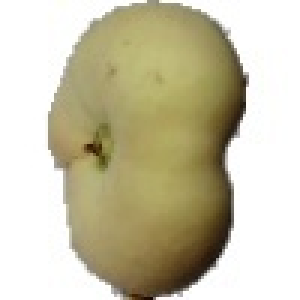
#> input picture fruit/fruit_0012.jpg, 100 x 100 px (shown 3 times larger); its folder holds 4 pictures in this run
$ python lab3.py
#> lines starting #> are read from the running program, lines starting #| are printed output that depends on the picture; after the words box and inside, x2 and y2 are one past the last pixel; in counts of white or black regions, pixels touching at a corner belong together; pictures that were not available may be replaced by others from this repository, and a replacement may not be noted
import cv2
import numpy as np
import matplotlib
matplotlib.use('Agg')
import matplotlib.pyplot as plt
import os

class GaussianBayesClassifier:
    def __init__(self):
        self.classes = np.array([0, 1])
        self.means   = {}
        self.covs    = {}
        self.priors  = {}

    def fit(self, X, y):
        N = len(y)
        for c in self.classes:
            X_c = X[y == c]
            self.means[c]  = np.mean(X_c, axis=0)
            cov = np.cov(X_c, rowvar=False)
            self.covs[c]   = np.atleast_2d(cov) + 1e-6 * np.eye(2)
            self.priors[c] = len(X_c) / N

    def _gaussian_pdf(self, X, mean, cov):
        D = X.shape[1]
        norm = 1.0 / np.sqrt(((2 * np.pi) ** D) * np.linalg.det(cov))
        diff = X - mean
        maha = np.sum(np.dot(diff, np.linalg.inv(cov)) * diff, axis=1)
        return norm * np.exp(-0.5 * maha)

    def predict(self, X):
        posts = np.zeros((len(X), 2))
        for idx, c in enumerate(self.classes):
            posts[:, idx] = self._gaussian_pdf(X, self.means[c], self.covs[c]) * self.priors[c]
        return np.argmax(posts, axis=1)


class LinearDiscriminantClassifier:
    def __init__(self):
        self.means   = {}   # mu_i per class
        self.priors  = {}   # P(omega_i)
        self.sigma2  = None
        self.w_vecs  = {}   # w_i = mu_i / sigma^2
        self.w_bias  = {}   # w_i0

    def fit(self, X, y):
        classes = np.unique(y)
        N = len(y)

        # class means and priors
        for c in classes:
            X_c = X[y == c]
            self.means[c]  = np.mean(X_c, axis=0)
            self.priors[c] = len(X_c) / N

        pooled_var = 0.0
        for c in classes:
            X_c = X[y == c]
            pooled_var += np.sum((X_c - self.means[c]) ** 2)
        self.sigma2 = pooled_var / (N * X.shape[1])  # scalar σ²

        # w_i and w_i0 for each class
        for c in classes:
            mu = self.means[c]
            self.w_vecs[c] = mu / self.sigma2
            self.w_bias[c] = (-0.5 / self.sigma2) * (mu @ mu) + np.log(self.priors[c])

    def _discriminant(self, X, c):
        return X @ self.w_vecs[c] + self.w_bias[c]

    def predict(self, X):
        g0 = self._discriminant(X, 0)
        g1 = self._discriminant(X, 1)
        # classify as class 1 if g1 > g0, else class 0
        return (g1 > g0).astype(int)

    @property
    def w(self):
        return self.w_vecs[1] - self.w_vecs[0]

    @property
    def b(self):
        return self.w_bias[1] - self.w_bias[0]

    def decision_boundary_x2(self, x1_vals):
        w = self.w
        if abs(w[1]) < 1e-10:
            return None
        return -(w[0] * x1_vals + self.b) / w[1]


def evaluate(y_true, y_pred):
    acc = np.mean(y_true == y_pred)
    tp = np.sum((y_true == 1) & (y_pred == 1))
    tn = np.sum((y_true == 0) & (y_pred == 0))
    fp = np.sum((y_true == 0) & (y_pred == 1))
    fn = np.sum((y_true == 1) & (y_pred == 0))
    cm = np.array([[tn, fp], [fn, tp]])
    return acc, cm


if __name__ == '__main__':

    base_dir = os.path.dirname(os.path.dirname(os.path.abspath(__file__)))
    dir0 = os.path.join(base_dir, 'fruit')   # class 0
    dir1 = os.path.join(base_dir, 'dog')      # class 1
    class_names = ['Fruit', 'Dog']

    # Feature extraction
    X_all, y_all = [], []
    for label, directory in [(0, dir0), (1, dir1)]:
        files = sorted(f for f in os.listdir(directory)
                       if f.lower().endswith(('.jpg', '.jpeg', '.png')))
        for fname in files:
            img = cv2.imread(os.path.join(directory, fname), cv2.IMREAD_GRAYSCALE)
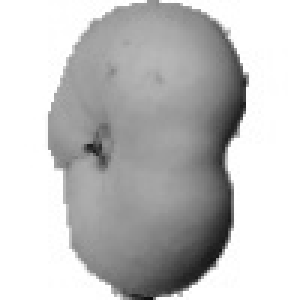
#> img: shape (100, 100) (shown 3 times larger); min 8, max 255, mean 194.4
            X_all.append([np.mean(img), np.std(img)])
            y_all.append(label)

    X = np.array(X_all, dtype=np.float64)
    y = np.array(y_all)

    # Train / Test split
    np.random.seed(42)
    idx   = np.random.permutation(len(X))
    split = int(0.8 * len(X))
    X_train, X_test = X[idx[:split]], X[idx[split:]]
    y_train, y_test = y[idx[:split]], y[idx[split:]]

    lda   = LinearDiscriminantClassifier()
    bayes = GaussianBayesClassifier()
    lda.fit(X_train, y_train)
    bayes.fit(X_train, y_train)

    lda_pred   = lda.predict(X_test)
    bayes_pred = bayes.predict(X_test)

    lda_acc,   lda_cm   = evaluate(y_test, lda_pred)
    bayes_acc, bayes_cm = evaluate(y_test, bayes_pred)


    print(f"{'Linear Discriminant (LDA)':<28} {lda_acc*100:>9.2f}%")
    print(f"{'Gaussian Bayes':<28} {bayes_acc*100:>9.2f}%")

    print("\nLDA Confusion Matrix:")
    print(f"  {lda_cm}")
    print("\nGaussian Bayes Confusion Matrix:")
    print(f"  {bayes_cm}")

    print("\nGaussian Parameters")
    for c, name in enumerate(class_names):
        prior = bayes.priors[c]
        mean  = bayes.means[c]
        var   = np.diag(bayes.covs[c])
        print(f"\n{name}")
        print(f"  Prior    : {prior:.3f}")
        print(f"  Mean     : {mean}")
        print(f"  Variance : {var}")

    print("\nLDA Parameters")
    print(f"  Shared variance σ²  : {lda.sigma2:.4f}")
    for c, name in enumerate(class_names):
        print(f"\n  Class {name}")
        print(f"    w_{c}   = μ_{c}/σ²  : {lda.w_vecs[c]}")
        print(f"    w_{c}0  = bias     : {lda.w_bias[c]:.4f}")
    print(f"\n  Boundary (w1-w2)     : {lda.w}")
    print(f"  Boundary offset      : {lda.b:.4f}")

    fig, axes = plt.subplots(1, 2, figsize=(14, 6))
    fig.suptitle('Decision Boundaries: LDA vs Gaussian Bayes Classifier',
                 fontsize=14, fontweight='bold', y=1.01)

    x1_min, x1_max = X[:, 0].min() - 5, X[:, 0].max() + 5
    x2_min, x2_max = X[:, 1].min() - 5, X[:, 1].max() + 5
    xx, yy = np.meshgrid(np.linspace(x1_min, x1_max, 400),
                         np.linspace(x2_min, x2_max, 400))
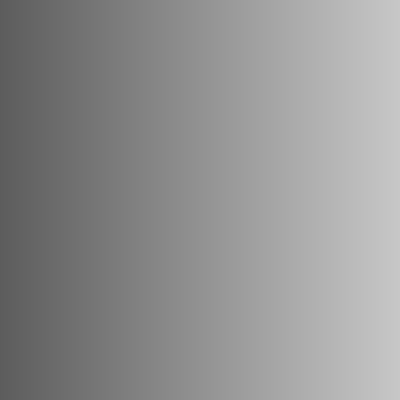
#> xx: shape (400, 400) float64; min 92.93, max 199.4, mean 146.2
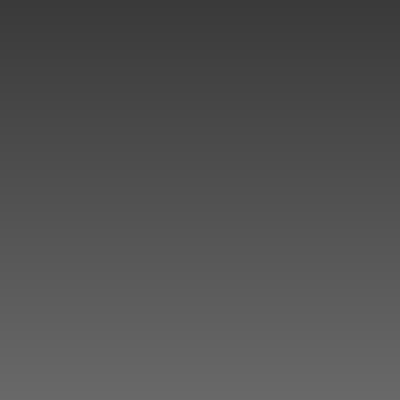
#> yy: shape (400, 400) float64; min 58.14, max 105, mean 81.6
    grid = np.c_[xx.ravel(), yy.ravel()]

    colors_train = ['#4e79a7', '#f28e2b']
    colors_test  = ['#76b7e8', '#ffbb77']

    for ax, clf, title, acc in [
        (axes[0], lda,   f'Linear Discriminant Classifier\nTest Accuracy: {lda_acc*100:.2f}%',   lda_acc),
        (axes[1], bayes, f'Gaussian Bayes Classifier\nTest Accuracy: {bayes_acc*100:.2f}%', bayes_acc),
    ]:
        Z = clf.predict(grid).reshape(xx.shape)
        ax.contourf(xx, yy, Z, alpha=0.18,
                    colors=['#4e79a7', '#f28e2b'], levels=[-0.5, 0.5, 1.5])
        ax.contour(xx, yy, Z, levels=[0.5], colors='black', linewidths=2)


        for c in [0, 1]:
            mask = y_train == c
            ax.scatter(X_train[mask, 0], X_train[mask, 1],
                       c=colors_train[c], s=8, alpha=0.4,
                       label=f'{class_names[c]}')

        correct = y_test == clf.predict(X_test)
        for c in [0, 1]:
            mask = y_test == c
            ax.scatter(X_test[mask, 0], X_test[mask, 1],
                       c=colors_test[c], s=20, alpha=0.9, edgecolors='black',
                       linewidths=0.4)

        for c in [0, 1]:
            m = (lda if clf is lda else bayes).means[c]
            ax.scatter(*m, marker='*', s=300, c='white',
                       edgecolors='black', linewidths=1.2, zorder=6,
                       label=f'Mean {class_names[c]}')

        ax.set_xlim(x1_min, x1_max)
        ax.set_ylim(x2_min, x2_max)
        ax.set_xlabel('Feature 1: Pixel Mean',     fontsize=10)
        ax.set_ylabel('Feature 2: Pixel Std Dev',  fontsize=10)
        ax.set_title(title, fontsize=11, fontweight='bold')
        ax.legend(fontsize=10, loc='upper right', markerscale=0.5)
        ax.grid(True, linestyle='--', alpha=0.3)
#> this loop made 2 passes
#> pass 1, `Z = clf.predict(grid).reshape(xx.shape)`:
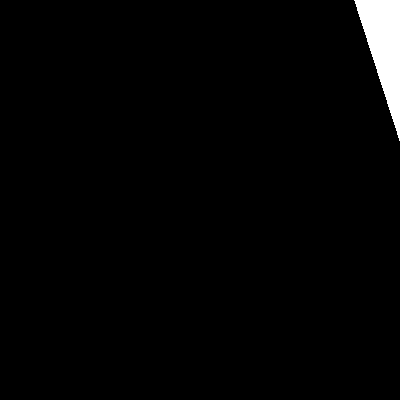
#> Z: shape (400, 400) int64; values 0 (black) and 1 (white), 2% white; 1 white region, box (x1, y1, x2, y2) and area: (354, 0, 400, 141) 3266
#> pass 2, `Z = clf.predict(grid).reshape(xx.shape)`:
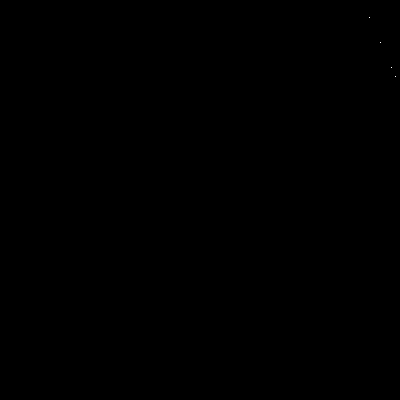
#> Z: shape (400, 400) int64; values 0 (black) and 1 (white), 0% white in thin lines or dots, all inside (x1, y1, x2, y2) = (369, 17, 396, 77)

    plt.tight_layout()
    out = os.path.join(os.path.dirname(os.path.abspath(__file__)),
                       'decision_boundaries.png')
    plt.savefig(out, dpi=150, bbox_inches='tight')
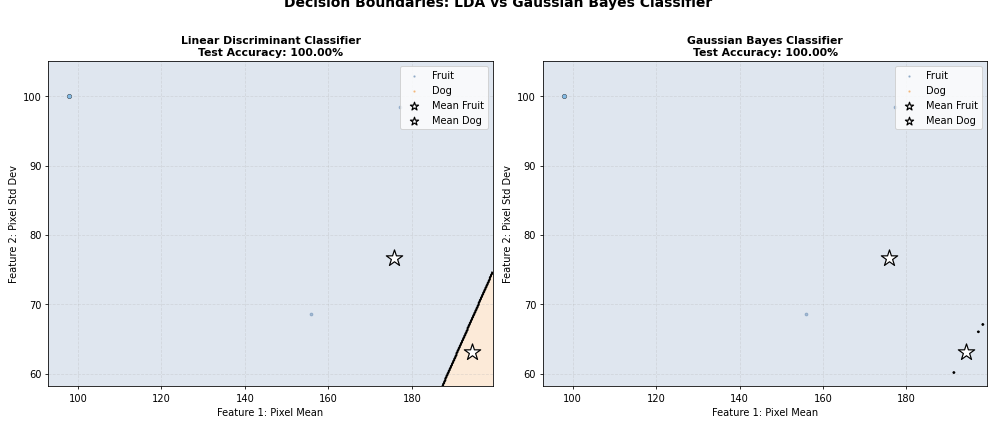
#> figure drawn by matplotlib, 2 panels
    plt.show()
